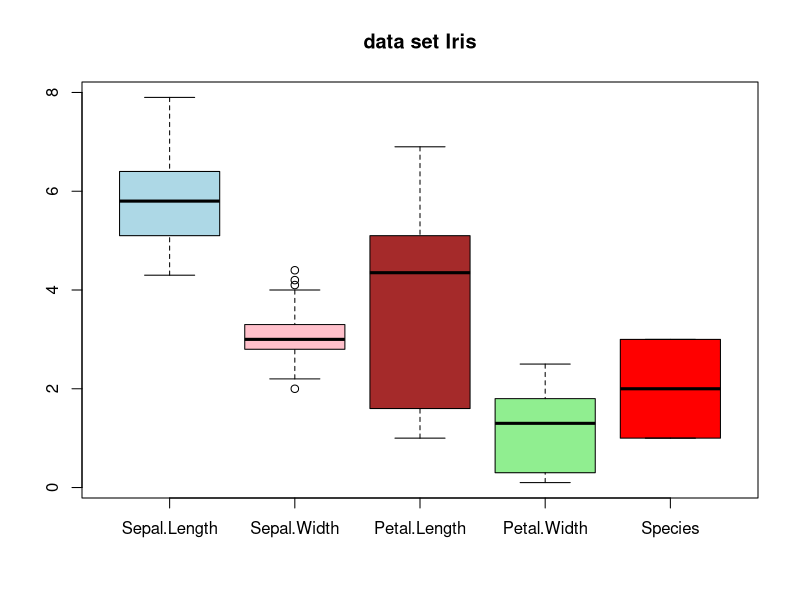

Generate this figure with R:
#dados
data(iris)
head(iris)

#Boxplot
boxplot(iris, col =c("light blue","pink","brown","light green","red"),
        main = "data set Iris")